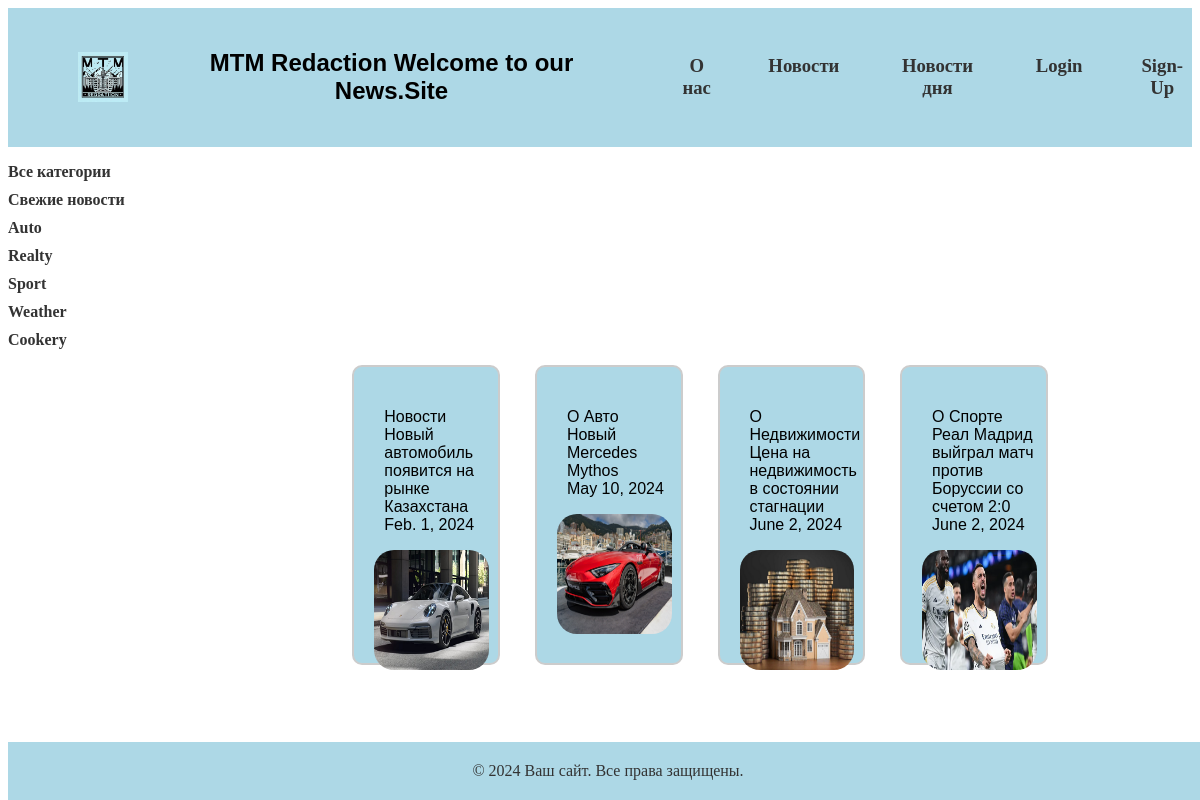
The app's page /index/ with its own data.
### myapp/models.py (models this page shows, shortened)
class Category(models.Model):
    name=models.CharField(max_length=255, verbose_name='Имя')
    slug=models.SlugField(max_length=255, verbose_name='Ссылка')
    def get_absolute_url(self):
        return reverse('category', kwargs={'category_id': self.pk})

class Posts(models.Model):
    title=models.CharField(max_length=255)
    content=models.CharField(max_length=110)
    is_published=models.BooleanField(blank=True,default=True)
    photo=models.ImageField('photo=photo/%Y/%n/%d/')
    time=models.DateField()
    time_create=models.DateTimeField(auto_now_add=True)
    time_update=models.DateTimeField(auto_now_add=True)
    categoria=models.ForeignKey(Category, on_delete=models.PROTECT, null=True)
    class meta:
        verbose_name="Пост"
        verbose_name_plural="Посты"

### myapp/views.py (the view)
# urls.py: path('index/', views.index, name='home'),
def index(request):
    all_posts=Posts.objects.all()
    categ=Category.objects.all()
    return render(request, 'home.html',{'title':'Наш Блог','menu':menu,'category':category, 'all':all_posts, 'categ': categ})

### myapp/templates/home.html (shortened to what this page needs)
<!DOCTYPE html>
{% load static %}
<html lang="en">
<head>
    <link rel="stylesheet" href="{% static 'css/home.css' %}">
</head>
<body>
    {% block header %}
        <header>
            <img src="{% static 'media/Logo2.jpeg' %}" alt="My Image">
            <h2> MTM Redaction   Welcome to our News.Site</h2>
            <h3>
            {% for i in menu %}
            <p>
            {% if i == "О нас" %}
                <a href="inform"> {{ i }} </a>
            {% elif i == "Новости" %}
                <a href="news"> {{ i }} </a>
            {% elif i == "Новости дня" %}
                <a href="news_today"> {{ i }} </a>
            {% elif i == "Login" %}
                <a href="Login"> {{ i }} </a>
            {% else %}
                {{ i }}
            {% endif %}
            </p>
            {% endfor %}
            </h3>
        </header>
    {% endblock header %}
    <ul>
        {% if selected == 0 %}
	        <li class="selected">Все категории</li>
		{% else %}
		    <li class="selected"><a href="{% url 'index' %}">Все категории</a></li>
		{% endif %}
        {% for c in categ %}
                {% if c.pk == selected %}
                    <li class ="selected">{{c.name}}</li>
                {% else %}
                    <li ><a href="{{ c.get_absolute_url }}">{{c.name}}</a></li>
                {% endif %}
        {% endfor %}
    </ul>
    {% block c_content %}
    <div class="c">
        {% for post in all %}
                {% if post.id == 1 %}
                    <div class="corobka">
                        <p>{{ post.title }} <br> {{ post.content }} <br> {{ post.time }}</p>
                        <a href="{% url 'car' %}">
                            <img src="{% static 'media/Car.png' %}" alt="Car img">
                        </a>
                    </div>
                {% endif %}
                {% if post.id == 2 %}
                    <div class="corobka">
                        <p>{{ post.title }} <br> {{ post.content }}  <br> {{ post.time }}</p>
                        <a href="{% url 'merc' %}">
                            <img src="{% static 'media/Merc.jpg' %}" alt="Car img">
                        </a>
                    </div>
                {% endif %}
                {% if post.id == 3 %}
                    <div class="corobka">
                        <p>{{ post.title }} <br> {{ post.content }} <br> {{ post.time }}</p>
                        <a href="{% url 'nedviga' %}">
                            <img src="{% static 'media/House.png' %}" alt="House img">
                        </a>
                    </div>
                {% endif %}
                {% if post.id == 4 %}
                    <div class="corobka">
                        <p>{{ post.title }} <br> {{ post.content }} <br> {{ post.time }}</p>
                        <a href="{% url 'real' %}">
                            <img src="{% static 'media/RB.webp' %}" alt="Football img">
                        </a>
                    </div>
                {% endif %}
        {% endfor %}
    </div>
    {% endblock c_content %}
    {% block footer %}
        <footer>
            <p>&copy; 2024 Ваш сайт. Все права защищены.</p>
        </footer>
    {% endblock footer %}
</body>
</html>

### myapp/static/css/home.css (style rules this page uses)
header { padding: 10px 0; background-color: #ADD8E6; text-align: center; display: flex; align-items: center; }
header img { max-width: 50px; height: 50px; margin-left: 70px }
header h2 { font-family: Arial, sans-serif; margin-left: 30px; }
header h3 { display: flex; }
header h3 p { text-decoration: none; color: #333; font-weight: bold; margin-left: 50px; }
header h3 a { text-decoration: none; color: #333; font-weight: bold; }
footer { padding: 20px 0; background-color: #ADD8E6; text-align: center; position: fixed; width: 100%; bottom: 0; }
footer p { margin: 0; color: #333; }
ul { list-style-type: none; padding: 0; width:15%; }
ul li { margin: 10px 0; }
ul li a { text-decoration: none; color: #333; font-weight: bold; }
.c { display: flex; flex-wrap: wrap; gap: 35px; justify-content: center; padding-top: -10000000px; margin-left:200px; }
.corobka { position: relative; width: 15%; height: 300px; background-color: #ADD8E6; border: 2px solid #ccc; border-radius: 10px; padding-top: 25px; box-sizing: border-box; }
.corobka p { font-family: Arial, sans-serif; margin-left: 30px; }
.corobka img { width: 80%; height: 120px; margin-left: 20px; border-radius: 20px; cursor: pointer; transition: width 0.3s, height 0.3s, margin 0.3s, border-radius 0.3s; }

### records on screen
Category: name "Свежие новости"
Category: name "Auto"
Category: name "Realty"
Category: name "Sport"
Category: name "Weather"
Category: name "Cookery"
Posts: title "Новости", content "Новый автомобиль появится на рынке Казахстана", time "Feb. 1, 2024"
Posts: title "О Авто", content "Новый Mercedes Mythos", time "May 10, 2024"
Posts: title "О Недвижимости", content "Цена на недвижимость в состоянии стагнации", time "June 2, 2024"
Posts: title "О Спорте", content "Реал Мадрид выйграл матч против Боруссии со счетом 2:0", time "June 2, 2024"

### other values on screen
{{ i }} "О нас"
{{ i }} "Новости"
{{ i }} "Новости дня"
{{ i }} "Login"
{{ i }} "Sign-Up"
